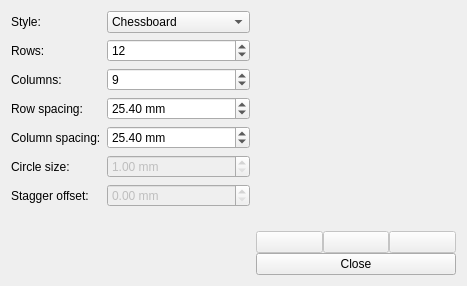
<?xml version="1.0" encoding="UTF-8"?>
<ui version="4.0">
 <class>CalibrationStandardDialog</class>
 <widget class="QDialog" name="CalibrationStandardDialog">
  <property name="windowModality">
   <enum>Qt::ApplicationModal</enum>
  </property>
  <property name="geometry">
   <rect>
    <x>0</x>
    <y>0</y>
    <width>466</width>
    <height>286</height>
   </rect>
  </property>
  <property name="windowTitle">
   <string>Dialog</string>
  </property>
  <property name="windowIcon">
   <iconset resource="icons.qrc">
    <normaloff>:/oxygen/icons/oxygen/camera-web.png</normaloff>:/oxygen/icons/oxygen/camera-web.png</iconset>
  </property>
  <layout class="QHBoxLayout" name="horizontalLayout">
   <item>
    <layout class="QFormLayout" name="settings">
     <property name="fieldGrowthPolicy">
      <enum>QFormLayout::AllNonFixedFieldsGrow</enum>
     </property>
     <item row="0" column="0">
      <widget class="QLabel" name="label_3">
       <property name="text">
        <string>Style:</string>
       </property>
      </widget>
     </item>
     <item row="0" column="1">
      <widget class="QComboBox" name="style">
       <item>
        <property name="text">
         <string>Chessboard</string>
        </property>
       </item>
       <item>
        <property name="text">
         <string>Dot matrix</string>
        </property>
       </item>
       <item>
        <property name="text">
         <string>Staggered dot matrix</string>
        </property>
       </item>
      </widget>
     </item>
     <item row="1" column="0">
      <widget class="QLabel" name="label_4">
       <property name="text">
        <string>Rows:</string>
       </property>
      </widget>
     </item>
     <item row="1" column="1">
      <widget class="QSpinBox" name="rows">
       <property name="minimum">
        <number>3</number>
       </property>
       <property name="value">
        <number>12</number>
       </property>
      </widget>
     </item>
     <item row="2" column="0">
      <widget class="QLabel" name="label_5">
       <property name="text">
        <string>Columns:</string>
       </property>
      </widget>
     </item>
     <item row="2" column="1">
      <widget class="QSpinBox" name="cols">
       <property name="minimum">
        <number>3</number>
       </property>
       <property name="value">
        <number>9</number>
       </property>
      </widget>
     </item>
     <item row="3" column="0">
      <widget class="QLabel" name="label_6">
       <property name="text">
        <string>Row spacing:</string>
       </property>
      </widget>
     </item>
     <item row="3" column="1">
      <widget class="QDoubleSpinBox" name="rowSpace">
       <property name="suffix">
        <string> mm</string>
       </property>
       <property name="minimum">
        <double>1.000000000000000</double>
       </property>
       <property name="singleStep">
        <double>0.100000000000000</double>
       </property>
       <property name="value">
        <double>25.399999999999999</double>
       </property>
      </widget>
     </item>
     <item row="4" column="0">
      <widget class="QLabel" name="label_7">
       <property name="text">
        <string>Column spacing:</string>
       </property>
      </widget>
     </item>
     <item row="4" column="1">
      <widget class="QDoubleSpinBox" name="colSpace">
       <property name="suffix">
        <string> mm</string>
       </property>
       <property name="minimum">
        <double>1.000000000000000</double>
       </property>
       <property name="singleStep">
        <double>0.100000000000000</double>
       </property>
       <property name="value">
        <double>25.399999999999999</double>
       </property>
      </widget>
     </item>
     <item row="5" column="0">
      <widget class="QLabel" name="label_8">
       <property name="text">
        <string>Circle size:</string>
       </property>
      </widget>
     </item>
     <item row="5" column="1">
      <widget class="QDoubleSpinBox" name="doubleSpinBox_3">
       <property name="enabled">
        <bool>false</bool>
       </property>
       <property name="suffix">
        <string> mm</string>
       </property>
       <property name="minimum">
        <double>1.000000000000000</double>
       </property>
       <property name="singleStep">
        <double>0.100000000000000</double>
       </property>
      </widget>
     </item>
     <item row="6" column="0">
      <widget class="QLabel" name="label_9">
       <property name="text">
        <string>Stagger offset:</string>
       </property>
      </widget>
     </item>
     <item row="6" column="1">
      <widget class="QDoubleSpinBox" name="doubleSpinBox_4">
       <property name="enabled">
        <bool>false</bool>
       </property>
       <property name="suffix">
        <string> mm</string>
       </property>
       <property name="singleStep">
        <double>0.100000000000000</double>
       </property>
      </widget>
     </item>
    </layout>
   </item>
   <item>
    <layout class="QVBoxLayout" name="previewPanel">
     <property name="spacing">
      <number>0</number>
     </property>
     <item>
      <widget class="QWidget" name="preview" native="true">
       <property name="sizePolicy">
        <sizepolicy hsizetype="MinimumExpanding" vsizetype="Expanding">
         <horstretch>3</horstretch>
         <verstretch>0</verstretch>
        </sizepolicy>
       </property>
       <property name="minimumSize">
        <size>
         <width>200</width>
         <height>0</height>
        </size>
       </property>
      </widget>
     </item>
     <item>
      <layout class="QHBoxLayout" name="horizontalLayout_3">
       <item>
        <widget class="QPushButton" name="openStandards">
         <property name="enabled">
          <bool>false</bool>
         </property>
         <property name="sizePolicy">
          <sizepolicy hsizetype="MinimumExpanding" vsizetype="Fixed">
           <horstretch>0</horstretch>
           <verstretch>0</verstretch>
          </sizepolicy>
         </property>
         <property name="text">
          <string/>
         </property>
         <property name="icon">
          <iconset resource="icons.qrc">
           <normaloff>:/oxygen/icons/oxygen/document-open.png</normaloff>:/oxygen/icons/oxygen/document-open.png</iconset>
         </property>
        </widget>
       </item>
       <item>
        <widget class="QPushButton" name="pushButton">
         <property name="enabled">
          <bool>false</bool>
         </property>
         <property name="sizePolicy">
          <sizepolicy hsizetype="MinimumExpanding" vsizetype="Fixed">
           <horstretch>0</horstretch>
           <verstretch>0</verstretch>
          </sizepolicy>
         </property>
         <property name="text">
          <string/>
         </property>
         <property name="icon">
          <iconset resource="icons.qrc">
           <normaloff>:/oxygen/icons/oxygen/document-save.png</normaloff>:/oxygen/icons/oxygen/document-save.png</iconset>
         </property>
        </widget>
       </item>
       <item>
        <widget class="QPushButton" name="pushButton_2">
         <property name="enabled">
          <bool>false</bool>
         </property>
         <property name="sizePolicy">
          <sizepolicy hsizetype="MinimumExpanding" vsizetype="Fixed">
           <horstretch>0</horstretch>
           <verstretch>0</verstretch>
          </sizepolicy>
         </property>
         <property name="text">
          <string/>
         </property>
         <property name="icon">
          <iconset resource="icons.qrc">
           <normaloff>:/oxygen/icons/oxygen/printer.png</normaloff>:/oxygen/icons/oxygen/printer.png</iconset>
         </property>
        </widget>
       </item>
      </layout>
     </item>
     <item>
      <widget class="QPushButton" name="closeButton">
       <property name="text">
        <string>Close</string>
       </property>
       <property name="icon">
        <iconset resource="icons.qrc">
         <normaloff>:/oxygen/icons/oxygen/task-complete.png</normaloff>:/oxygen/icons/oxygen/task-complete.png</iconset>
       </property>
      </widget>
     </item>
    </layout>
   </item>
  </layout>
 </widget>
 <resources>
  <include location="icons.qrc"/>
 </resources>
 <connections>
  <connection>
   <sender>closeButton</sender>
   <signal>clicked()</signal>
   <receiver>CalibrationStandardDialog</receiver>
   <slot>accept()</slot>
   <hints>
    <hint type="sourcelabel">
     <x>434</x>
     <y>261</y>
    </hint>
    <hint type="destinationlabel">
     <x>272</x>
     <y>142</y>
    </hint>
   </hints>
  </connection>
  <connection>
   <sender>closeButton</sender>
   <signal>clicked()</signal>
   <receiver>CalibrationStandardDialog</receiver>
   <slot>close()</slot>
   <hints>
    <hint type="sourcelabel">
     <x>434</x>
     <y>261</y>
    </hint>
    <hint type="destinationlabel">
     <x>272</x>
     <y>142</y>
    </hint>
   </hints>
  </connection>
 </connections>
</ui>
